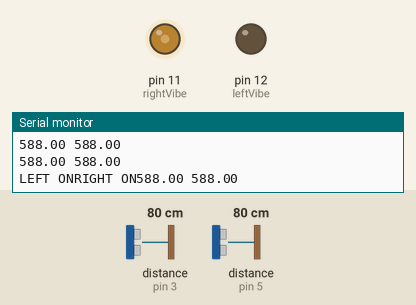
Recording of a sketch running on a simulated Arduino Uno, built with avr-gcc and run on an emulated ATmega328P. Shown: output pins drawn as LEDs (lit = HIGH), the last lines printed to the serial monitor. Dashed ring = blinking. The test bench sets the inputs (shaded band); at power-on: distance to the obstacle (sensors on pin 5, pin 3) 80 cm. The echo pulse lasts 58.3 µs per cm.

Above: at 1.3 s.
1.4 s: distance to the obstacle (sensor on pin 5) set to 14 cm
At 1.9 s:
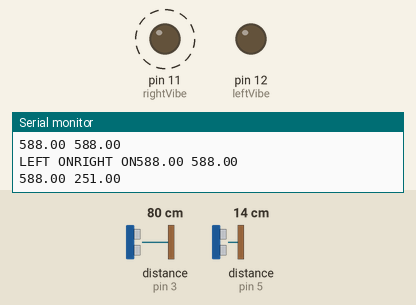
4.4 s: distance to the obstacle (sensor on pin 5) set to 11 cm
At 5.7 s:
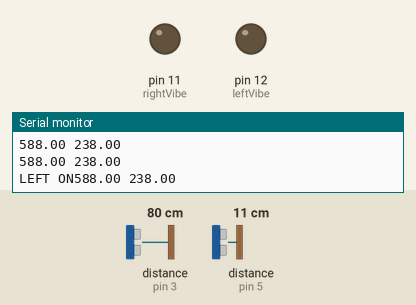
6.0 s: distance to the obstacle (sensor on pin 5) set to 18 cm
At 8.9 s:
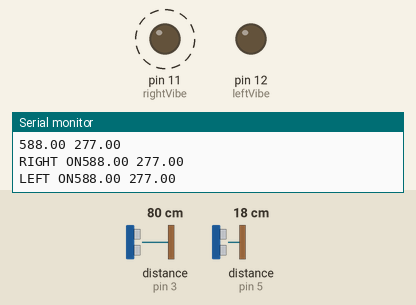
9.0 s: distance to the obstacle (sensor on pin 5) set to 2 cm
At 9.7 s:
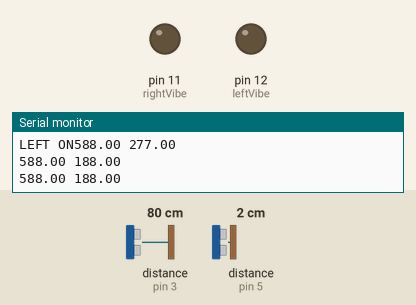
Timing chart, 0 to 11.5 s (numbered marks = the images above; inputs shaded):
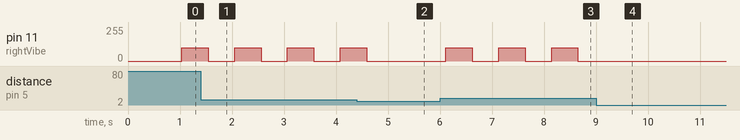

The sketch:

HapticSonarScarf.ino
```cpp
/*
 *
 *
 * Syntax: Ultrasonic name(Trig, Echo)
 * By default, the distance returned by the read()
 * method is in centimeters. To get the distance in inches,
 * pass INC as a parameter.
 * Example: ultrasonic.read(INC)
 *
 * uses Ultrasonic.h
 * by Erick Simões (github: @ErickSimoes | twitter: @AloErickSimoes)
 *
 *
 */

#include <Ultrasonic.h>

Ultrasonic ultrasonicLeft(2,3);	// trig 2, echo 3
Ultrasonic ultrasonicRight(4,5); // trig 4, echo 5

// variable to hold the pin values
const int leftVibe = 12; //left is pin 12
const int rightVibe = 11; //right is pin 11

//variable to hold the reading from the sonar sensors
float leftResponse;
float rightResponse;

//variable to hold the rate of pulsing in ms
float pulseL;
float pulseR;

//variable for the functioning of the timer
unsigned long leftRead = 0;
unsigned long rightRead = 0;
//length to hold the vibe
const int vibeLength = 200;
//strength of the vibe (out of 255)
int vibeStrength = 100;

//if the sensor returns nothing, do nothing
bool noLeftData;
bool noRightData;
bool leftOn;
bool rightOn;

void setup() {
  Serial.begin(9600);
  pinMode(leftVibe, OUTPUT);
  pinMode(rightVibe, OUTPUT);
}

void loop() {

  //pass the readings from the sensors into the variables and set the maximum range
  calibrate();

  //Left sensor controller
   if(!leftOn && !noLeftData && millis() - leftRead >= pulseL){
          Serial.print("LEFT ON");
          leftOn = true;
          analogWrite(leftVibe, vibeStrength);
          leftRead = millis();
             } else if (leftOn && millis() - leftRead >= vibeLength){
              leftOn = false;
              digitalWrite(leftVibe, LOW);
              leftRead = millis();
             }
//          leftVibeTime = millis();


  //Right sensor controller
    if(!rightOn && !noRightData && millis() - rightRead >= pulseR) {
          Serial.print("RIGHT ON");
          rightOn = true;
          analogWrite(rightVibe, vibeStrength);
          rightRead = millis();
            } else if(rightOn && millis() - rightRead >= vibeLength){
              rightOn = false;
              digitalWrite(rightVibe, LOW);
              rightRead = millis();
            }
 //         rightVibeTime = millis();


  Serial.print(pulseL);
  Serial.print(" ");
  Serial.print(pulseR);
  delay(500);
//
  Serial.println();
}

void calibrate(){

  leftResponse = ultrasonicLeft.read(INC);
  rightResponse = ultrasonicRight.read(INC);

  //***********************Cap the range at 8 feet (96 inches)
  if(leftResponse >=121){
    noLeftData = true;
  } else if(leftResponse <=10){
    noLeftData = true;
  } else {
    noLeftData = false;
  }
  if(rightResponse >= 121){
    noRightData= true;
  } else if(rightResponse <=4){
    noRightData = true;
  } else {
    noRightData = false;
  }
  //set the rate of pulsing - 60 inches max to 1 inch min, 6000ms max to 100ms min
  pulseL = map(leftResponse, 1, 140, 200, 2000);
  pulseR = map(rightResponse, 1, 140, 200, 2000);
}
```

Measured:
- the behaviour switches between 13 and 12 cm on distance to the obstacle (sensor on pin 5) (found by bisection; images 1 and 2)
- after the input at 1.4 s, pin 11 (rightVibe): alternates 100/255 for 0.51 s and 0/255 for 0.51 s, starting after 0.65 s
- after the input at 4.4 s, pin 11 (rightVibe): goes on until 4.6 s, then stays 0/255
- after the input at 6.0 s, pin 11 (rightVibe): alternates 100/255 for 0.51 s and 0/255 for 0.51 s, starting after 0.11 s
- after the input at 9.0 s, pin 11 (rightVibe): stops changing and stays 0/255
